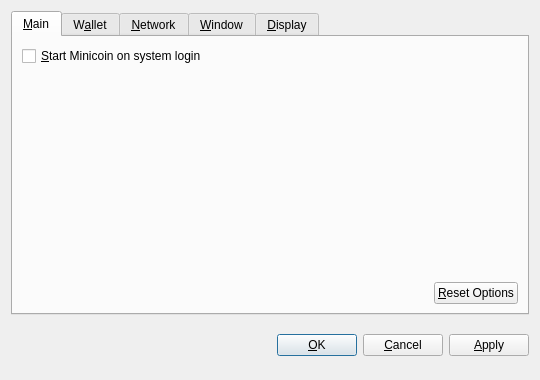
<?xml version="1.0" encoding="UTF-8"?>
<ui version="4.0">
 <class>OptionsDialog</class>
 <widget class="QDialog" name="OptionsDialog">
  <property name="geometry">
   <rect>
    <x>0</x>
    <y>0</y>
    <width>540</width>
    <height>380</height>
   </rect>
  </property>
  <property name="windowTitle">
   <string>Options</string>
  </property>
  <property name="modal">
   <bool>true</bool>
  </property>
  <layout class="QVBoxLayout" name="verticalLayout">
   <item>
    <widget class="QTabWidget" name="tabWidget">
     <property name="tabPosition">
      <enum>QTabWidget::North</enum>
     </property>
     <property name="currentIndex">
      <number>0</number>
     </property>
     <widget class="QWidget" name="tabMain">
      <attribute name="title">
       <string>&amp;Main</string>
      </attribute>
      <layout class="QVBoxLayout" name="verticalLayout_Main">
       <item>
        <widget class="QCheckBox" name="bitcoinAtStartup">
         <property name="toolTip">
          <string>Automatically start Minicoin after logging in to the system.</string>
         </property>
         <property name="text">
          <string>&amp;Start Minicoin on system login</string>
         </property>
        </widget>
       </item>
       <item>
        <spacer name="verticalSpacer_Main">
         <property name="orientation">
          <enum>Qt::Vertical</enum>
         </property>
         <property name="sizeHint" stdset="0">
          <size>
           <width>20</width>
           <height>40</height>
          </size>
         </property>
        </spacer>
       </item>
       <item>
        <layout class="QHBoxLayout" name="horizontalLayout_2_Main">
         <item>
          <spacer name="horizontalSpacer_2_Main">
           <property name="orientation">
            <enum>Qt::Horizontal</enum>
           </property>
           <property name="sizeHint" stdset="0">
            <size>
             <width>40</width>
             <height>20</height>
            </size>
           </property>
          </spacer>
         </item>
         <item>
          <widget class="QPushButton" name="resetButton">
           <property name="toolTip">
            <string>Reset all client options to default.</string>
           </property>
           <property name="text">
            <string>&amp;Reset Options</string>
           </property>
           <property name="autoDefault">
            <bool>false</bool>
           </property>
          </widget>
         </item>
        </layout>
       </item>
      </layout>
     </widget>
     <widget class="QWidget" name="tabWallet">
      <attribute name="title">
       <string>W&amp;allet</string>
      </attribute>
      <layout class="QVBoxLayout" name="verticalLayout_Network">
       <item>
        <widget class="QLabel" name="transactionFeeInfoLabel">
         <property name="text">
          <string>Optional transaction fee per kB that helps make sure your transactions are processed quickly. Most transactions are 1 kB.</string>
         </property>
         <property name="textFormat">
          <enum>Qt::PlainText</enum>
         </property>
         <property name="wordWrap">
          <bool>true</bool>
         </property>
        </widget>
       </item>
       <item>
        <layout class="QHBoxLayout" name="horizontalLayout_1_Main">
         <item>
          <widget class="QLabel" name="transactionFeeLabel">
           <property name="text">
            <string>Pay transaction &amp;fee</string>
           </property>
           <property name="textFormat">
            <enum>Qt::PlainText</enum>
           </property>
           <property name="buddy">
            <cstring>transactionFee</cstring>
           </property>
          </widget>
         </item>
         <item>
          <widget class="BitcoinAmountField" name="transactionFee"/>
         </item>
         <item>
          <spacer name="horizontalSpacer_1_Main">
           <property name="orientation">
            <enum>Qt::Horizontal</enum>
           </property>
           <property name="sizeHint" stdset="0">
            <size>
             <width>40</width>
             <height>20</height>
            </size>
           </property>
          </spacer>
         </item>
        </layout>
       </item>
       <item>
        <widget class="QLabel" name="label">
         <property name="text">
          <string>If you disable the spending of unconfirmed change, the change from a transaction cannot be used until that transaction has at least one confirmation. This also affects how your balance is computed.</string>
         </property>
         <property name="wordWrap">
          <bool>true</bool>
         </property>
        </widget>
       </item>
       <item>
        <widget class="QCheckBox" name="spendZeroConfChange">
         <property name="text">
          <string>Spend unconfirmed change  (experts only)</string>
         </property>
        </widget>
       </item>
       <item>
        <spacer name="verticalSpacer">
         <property name="orientation">
          <enum>Qt::Vertical</enum>
         </property>
         <property name="sizeHint" stdset="0">
          <size>
           <width>20</width>
           <height>40</height>
          </size>
         </property>
        </spacer>
       </item>
      </layout>
     </widget>
     <widget class="QWidget" name="tabNetwork">
      <attribute name="title">
       <string>&amp;Network</string>
      </attribute>
      <layout class="QVBoxLayout" name="verticalLayout_Network">
       <item>
        <widget class="QCheckBox" name="mapPortUpnp">
         <property name="toolTip">
          <string>Automatically open the Minicoin client port on the router. This only works when your router supports UPnP and it is enabled.</string>
         </property>
         <property name="text">
          <string>Map port using &amp;UPnP</string>
         </property>
        </widget>
       </item>
       <item>
        <widget class="QCheckBox" name="connectSocks">
         <property name="toolTip">
          <string>Connect to the Minicoin network through a SOCKS proxy (e.g. when connecting through Tor).</string>
         </property>
         <property name="text">
          <string>&amp;Connect through SOCKS proxy:</string>
         </property>
        </widget>
       </item>
       <item>
        <layout class="QHBoxLayout" name="horizontalLayout_Network">
         <item>
          <widget class="QLabel" name="proxyIpLabel">
           <property name="text">
            <string>Proxy &amp;IP:</string>
           </property>
           <property name="textFormat">
            <enum>Qt::PlainText</enum>
           </property>
           <property name="buddy">
            <cstring>proxyIp</cstring>
           </property>
          </widget>
         </item>
         <item>
          <widget class="QValidatedLineEdit" name="proxyIp">
           <property name="maximumSize">
            <size>
             <width>140</width>
             <height>16777215</height>
            </size>
           </property>
           <property name="toolTip">
            <string>IP address of the proxy (e.g. 127.0.0.1)</string>
           </property>
          </widget>
         </item>
         <item>
          <widget class="QLabel" name="proxyPortLabel">
           <property name="text">
            <string>&amp;Port:</string>
           </property>
           <property name="textFormat">
            <enum>Qt::PlainText</enum>
           </property>
           <property name="buddy">
            <cstring>proxyPort</cstring>
           </property>
          </widget>
         </item>
         <item>
          <widget class="QLineEdit" name="proxyPort">
           <property name="maximumSize">
            <size>
             <width>55</width>
             <height>16777215</height>
            </size>
           </property>
           <property name="toolTip">
            <string>Port of the proxy (e.g. 9050)</string>
           </property>
          </widget>
         </item>
         <item>
          <widget class="QLabel" name="socksVersionLabel">
           <property name="text">
            <string>SOCKS &amp;Version:</string>
           </property>
           <property name="textFormat">
            <enum>Qt::PlainText</enum>
           </property>
           <property name="buddy">
            <cstring>socksVersion</cstring>
           </property>
          </widget>
         </item>
         <item>
          <widget class="QValueComboBox" name="socksVersion">
           <property name="toolTip">
            <string>SOCKS version of the proxy (e.g. 5)</string>
           </property>
          </widget>
         </item>
         <item>
          <spacer name="horizontalSpacer_Network">
           <property name="orientation">
            <enum>Qt::Horizontal</enum>
           </property>
           <property name="sizeHint" stdset="0">
            <size>
             <width>40</width>
             <height>20</height>
            </size>
           </property>
          </spacer>
         </item>
        </layout>
       </item>
       <item>
        <spacer name="verticalSpacer_Network">
         <property name="orientation">
          <enum>Qt::Vertical</enum>
         </property>
         <property name="sizeHint" stdset="0">
          <size>
           <width>20</width>
           <height>40</height>
          </size>
         </property>
        </spacer>
       </item>
      </layout>
     </widget>
     <widget class="QWidget" name="tabWindow">
      <attribute name="title">
       <string>&amp;Window</string>
      </attribute>
      <layout class="QVBoxLayout" name="verticalLayout_Window">
       <item>
        <widget class="QCheckBox" name="minimizeToTray">
         <property name="toolTip">
          <string>Show only a tray icon after minimizing the window.</string>
         </property>
         <property name="text">
          <string>&amp;Minimize to the tray instead of the taskbar</string>
         </property>
        </widget>
       </item>
       <item>
        <widget class="QCheckBox" name="minimizeOnClose">
         <property name="toolTip">
          <string>Minimize instead of exit the application when the window is closed. When this option is enabled, the application will be closed only after selecting Quit in the menu.</string>
         </property>
         <property name="text">
          <string>M&amp;inimize on close</string>
         </property>
        </widget>
       </item>
       <item>
        <spacer name="verticalSpacer_Window">
         <property name="orientation">
          <enum>Qt::Vertical</enum>
         </property>
         <property name="sizeHint" stdset="0">
          <size>
           <width>20</width>
           <height>40</height>
          </size>
         </property>
        </spacer>
       </item>
      </layout>
     </widget>
     <widget class="QWidget" name="tabDisplay">
      <attribute name="title">
       <string>&amp;Display</string>
      </attribute>
      <layout class="QVBoxLayout" name="verticalLayout_Display">
       <item>
        <layout class="QHBoxLayout" name="horizontalLayout_1_Display">
         <item>
          <widget class="QLabel" name="langLabel">
           <property name="text">
            <string>User Interface &amp;language:</string>
           </property>
           <property name="textFormat">
            <enum>Qt::PlainText</enum>
           </property>
           <property name="buddy">
            <cstring>lang</cstring>
           </property>
          </widget>
         </item>
         <item>
          <widget class="QValueComboBox" name="lang">
           <property name="toolTip">
            <string>The user interface language can be set here. This setting will take effect after restarting Minicoin.</string>
           </property>
          </widget>
         </item>
        </layout>
       </item>
       <item>
        <layout class="QHBoxLayout" name="horizontalLayout_2_Display">
         <item>
          <widget class="QLabel" name="unitLabel">
           <property name="text">
            <string>&amp;Unit to show amounts in:</string>
           </property>
           <property name="textFormat">
            <enum>Qt::PlainText</enum>
           </property>
           <property name="buddy">
            <cstring>unit</cstring>
           </property>
          </widget>
         </item>
         <item>
          <widget class="QValueComboBox" name="unit">
           <property name="toolTip">
            <string>Choose the default subdivision unit to show in the interface and when sending coins.</string>
           </property>
          </widget>
         </item>
        </layout>
       </item>
       <item>
        <widget class="QCheckBox" name="displayAddresses">
         <property name="toolTip">
          <string>Whether to show Minicoin addresses in the transaction list or not.</string>
         </property>
         <property name="text">
          <string>&amp;Display addresses in transaction list</string>
         </property>
        </widget>
       </item>
       <item>
        <widget class="QCheckBox" name="coinControlFeatures">
         <property name="toolTip">
          <string>Whether to show coin control features or not.</string>
         </property>
         <property name="text">
          <string>Display coin &amp;control features (experts only!)</string>
         </property>
        </widget>
       </item>
       <item>
        <spacer name="verticalSpacer_Display">
         <property name="orientation">
          <enum>Qt::Vertical</enum>
         </property>
         <property name="sizeHint" stdset="0">
          <size>
           <width>20</width>
           <height>40</height>
          </size>
         </property>
        </spacer>
       </item>
      </layout>
     </widget>
    </widget>
   </item>
   <item>
    <layout class="QHBoxLayout" name="horizontalLayout_Buttons">
     <item>
      <spacer name="horizontalSpacer_1">
       <property name="orientation">
        <enum>Qt::Horizontal</enum>
       </property>
       <property name="sizeHint" stdset="0">
        <size>
         <width>40</width>
         <height>48</height>
        </size>
       </property>
      </spacer>
     </item>
     <item>
      <widget class="QLabel" name="statusLabel">
       <property name="font">
        <font>
         <weight>75</weight>
         <bold>true</bold>
        </font>
       </property>
       <property name="text">
        <string/>
       </property>
       <property name="textFormat">
        <enum>Qt::PlainText</enum>
       </property>
       <property name="wordWrap">
        <bool>true</bool>
       </property>
      </widget>
     </item>
     <item>
      <spacer name="horizontalSpacer_2">
       <property name="orientation">
        <enum>Qt::Horizontal</enum>
       </property>
       <property name="sizeHint" stdset="0">
        <size>
         <width>40</width>
         <height>48</height>
        </size>
       </property>
      </spacer>
     </item>
     <item>
      <widget class="QPushButton" name="okButton">
       <property name="text">
        <string>&amp;OK</string>
       </property>
      </widget>
     </item>
     <item>
      <widget class="QPushButton" name="cancelButton">
       <property name="text">
        <string>&amp;Cancel</string>
       </property>
       <property name="autoDefault">
        <bool>false</bool>
       </property>
      </widget>
     </item>
     <item>
      <widget class="QPushButton" name="applyButton">
       <property name="text">
        <string>&amp;Apply</string>
       </property>
       <property name="autoDefault">
        <bool>false</bool>
       </property>
      </widget>
     </item>
    </layout>
   </item>
  </layout>
 </widget>
 <customwidgets>
  <customwidget>
   <class>BitcoinAmountField</class>
   <extends>QSpinBox</extends>
   <header>bitcoinamountfield.h</header>
  </customwidget>
  <customwidget>
   <class>QValueComboBox</class>
   <extends>QComboBox</extends>
   <header>qvaluecombobox.h</header>
  </customwidget>
  <customwidget>
   <class>QValidatedLineEdit</class>
   <extends>QLineEdit</extends>
   <header>qvalidatedlineedit.h</header>
  </customwidget>
 </customwidgets>
 <resources/>
 <connections/>
</ui>
